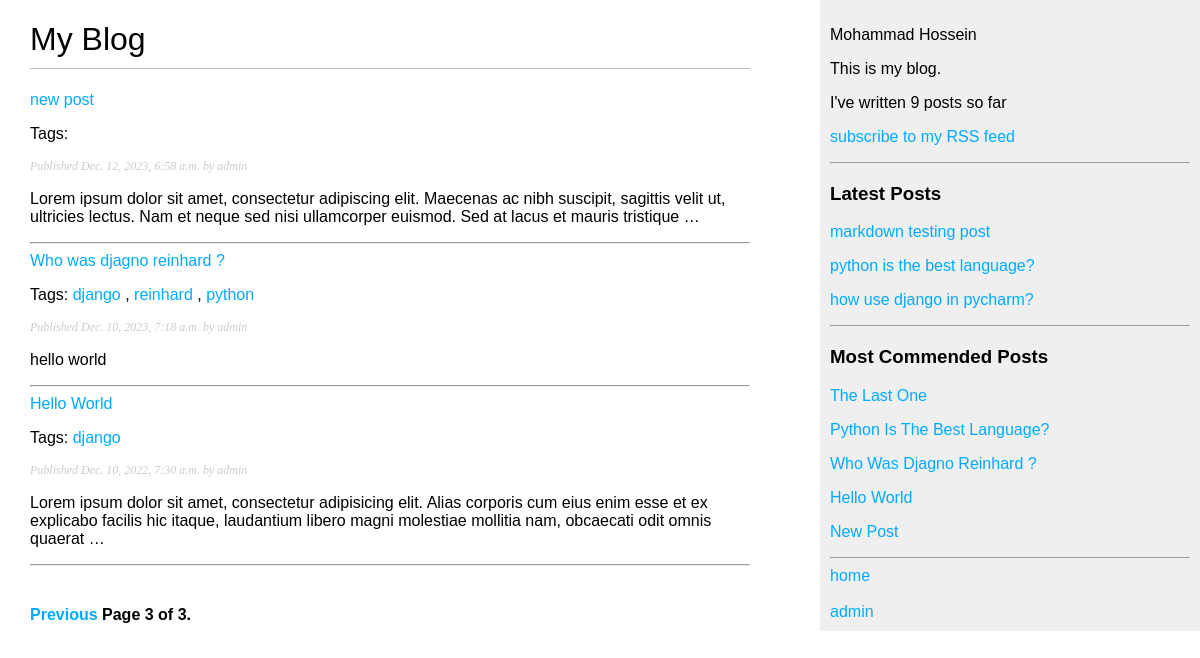
Page /blog/?page=3 on the committed database.
### blog/models.py (models this page shows, shortened)
class Post(models.Model):
    class Status(models.TextChoices):
        DRAFT = "DF", "Draft"
        PUBLISHED = "PB", "Published"
    title = models.CharField(max_length=250)
    slug = models.SlugField(max_length=250, unique_for_date='publish')
    tags = TaggableManager()
    author = models.ForeignKey(User, on_delete=models.CASCADE, related_name='posts')
    body = models.TextField()
    publish = models.DateTimeField(default=timezone.now)
    created = models.DateTimeField(auto_now_add=True)
    updated = models.DateTimeField(auto_now=True)
    status = models.CharField(max_length=2, choices=Status.choices, default=Status.DRAFT)
    objects = models.Manager()
    published = PublishedManager()
    class Meta:
        ordering = ['-publish']
        indexes = [
            models.Index(fields=['-publish']),
        ]
    def get_absolute_url(self):
        return reverse('blog:post_detail', args=[self.publish.year, self.publish.month, self.publish.day, self.slug])

### blog/views.py (the view)
# urls.py: path('', post_list, name='post_list'),
def post_list(request, tag_slug=None):
    post_list = Post.published.all()
    tag = None
    if tag_slug:
        tag = get_object_or_404(Tag, slug=tag_slug)
        post_list = post_list.filter(tags__in=[tag])
    paginator = Paginator(post_list, 3)
    page_number = request.GET.get('page', 1)
    try:
        posts = paginator.page(page_number)
    except PageNotAnInteger:
        posts = paginator.page(1)
    except EmptyPage:
        posts = paginator.page(paginator.num_pages)
    return render(request,
                  'blog/post/post_list.html',
                  {'posts': posts,
                   'tag': tag})

### blog/models.py (called while the page is built)
    def get_queryset(self):
        return super().get_queryset().filter(status=Post.Status.PUBLISHED)

### blog/templatetags/blog_tags.py (called while the page is built)
@register.simple_tag
def total_posts():
    return Post.published.count()

@register.inclusion_tag('blog/post/latest_posts.html')
def recent_posts(count=5):
    latest_posts = Post.published.order_by('-publish')[:count]
    return {'latest_posts': latest_posts}

@register.simple_tag
def get_most_commended_posts(count=5):
    return Post.published.annotate(total_comments=Count('comments')).order_by('-total_comments')[:count]

@register.filter(name='markdown')
def markdown_format(text):
    return mark_safe(markdown.markdown(text))

### blog/templates/blog/post/post_list.html (shortened to what this page needs)
{% extends 'blog/base.html' %}
{% load blog_tags %}
{% block content %}
    <h1>My Blog</h1>
    {% for post in posts %}
        <a href="{{ post.get_absolute_url }}"> {{ post.title }}</a> <br>
        <p class="tags">
            Tags:
            {% for tag in post.tags.all %}
                <a href="{% url "blog:post_list_by_tag" tag.slug %}">
                    {{ tag.name }}
                </a>
                {% if not forloop.last %}, {% endif %}
            {% endfor %}
        </p>
        <p class="date">
            Published {{ post.publish }} by {{ post.author }}
        </p>
        {{ post.body|markdown|truncatewords:30 }}
        <hr>
    {% endfor %}
    {% include "blog/pagination.html" with page=posts %}
{% endblock %}

### blog/templates/blog/base.html (shortened to what this page needs)
{% load static %}
{% load blog_tags %}
<!DOCTYPE html>
<html lang="en">
<head>
    <link rel="stylesheet" href="{% static 'blog/css/blog.css' %}">
</head>
<body>
<div id="content">
    {% block content %}
    {% endblock %}
</div>
<div id="sidebar">
    <p>Mohammad Hossein</p>
    <p>This is my blog.</p>
    <p>I've written {% total_posts %} posts so far</p>
    <p>
        <a href="{% url 'blog:post_feed' %}">subscribe to my RSS feed</a>
    </p>
    <hr>
    <h3>Latest Posts</h3>
    {% recent_posts 3 %}
    <hr>
    <h3>Most Commended Posts</h3>
    {% get_most_commended_posts as most_commented_posts %}
    {% for post in most_commented_posts %}
        <a href="{{ post.get_absolute_url }}"><p>{{ post.title|title }}</p></a>
    {% endfor %}
    <hr>
    <a href="http://127.0.0.1:8000/blog/">home</a><br><br>
    <a href="http://127.0.0.1:8000/admin/">admin</a>
</div>
</body>
</html>

### blog/templates/blog/post/latest_posts.html
{% for post in latest_posts %}
    <a href="{{ post.get_absolute_url }}"><p>{{ post.title }}</p></a>
{% endfor %}

### blog/static/blog/css/blog.css (style rules this page uses)
body { margin: 0; padding: 0; font-family: helvetica, sans-serif; }
a { color: #00abff; text-decoration: none; }
h1 { font-weight: normal; border-bottom: 1px solid #bbb; padding: 0 0 10px 0; }
#content { float: left; width: 60%; padding: 0 0 0 30px; }
#sidebar { float: right; width: 30%; padding: 10px; background: #efefef; height: 100%; }
p.date { color: #ccc; font-family: georgia, serif; font-size: 12px; font-style: italic; }

### rows in the picture
Post: title "new post", publish "Dec. 12, 2023, 6:58 a.m.", author "admin", body "Lorem ipsum dolor sit amet, consectetur adipiscing elit. Maecenas ac nibh suscipit, sagittis velit ut, ultricies lectus. Nam et neque sed nisi ullamcorper euismod. Sed at lacus et mauris tristique …", title "New Post"
Post: title "Who was djagno reinhard ?", publish "Dec. 10, 2023, 7:18 a.m.", author "admin", body "hello world", title "Who Was Djagno Reinhard ?"
Tag: name "django"
Tag: name "reinhard"
Tag: name "python"
Post: title "Hello World", publish "Dec. 10, 2022, 7:30 a.m.", author "admin", body "Lorem ipsum dolor sit amet, consectetur adipisicing elit. Alias corporis cum eius enim esse et ex explicabo facilis hic itaque, laudantium libero magni molestiae mollitia nam, obcaecati odit omnis quaerat …"
Post: title "markdown testing post"
Post: title "python is the best language?", title "Python Is The Best Language?"
Post: title "how use django in pycharm?"
Post: title "The Last One"

### other values in the picture
{{ page.number }} "3"
{{ page.paginator.num_pages }} "3"
